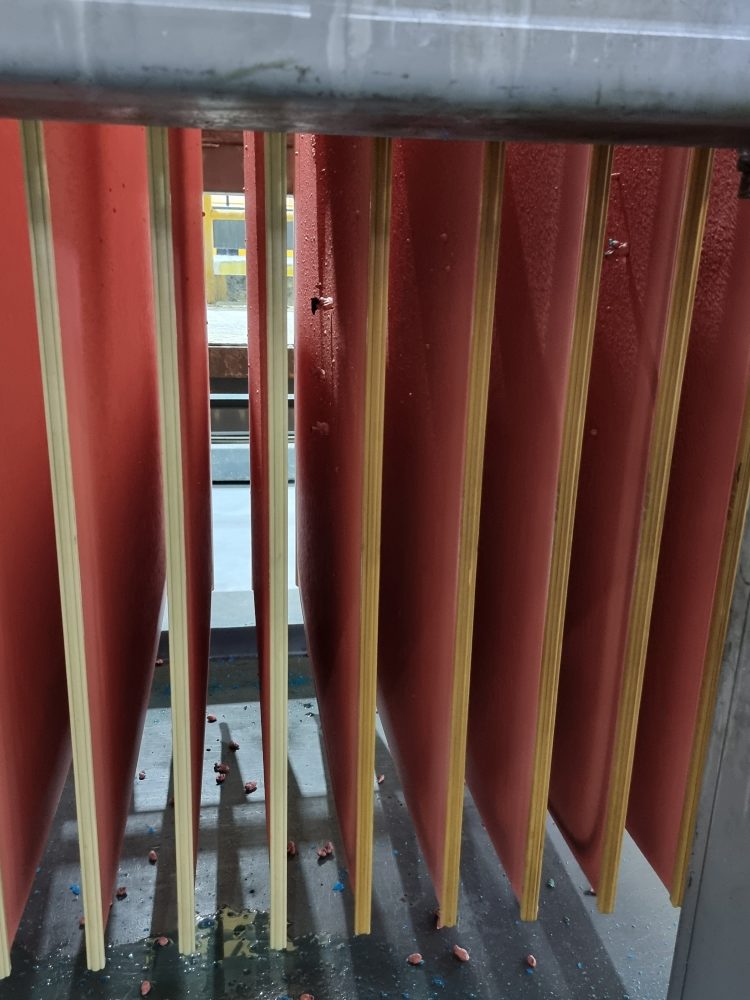
#> input picture DataSet/Image/1.jpg, 3000 x 4000 px (shown at 1/4 size); its folder holds only this picture in this run
$ python main.py
#> lines starting #> are read from the running program, lines starting #| are printed output that depends on the picture
### ListenMonitorClick.py
import cv2

class ClickMonitor:
    def __init__(self, image_path):
        self.image_path = image_path
        self.points = []
        self.undo_points = []
        self.window_name = 'ClickMonitor'

    # [10 lines left out: function _on_mouse_click, not called in this run]

    def start(self):
        # 加载图像并缩小到适合屏幕大小
        image = cv2.imread(self.image_path)
#> image is the input picture: shape (4000, 3000, 3); mean B, G, R 70.8, 76.2, 104.7
        height, width, _ = image.shape
#> height = 4000; width = 3000
        max_size = 800  # 设定最大大小为800x800
        if height > max_size or width > max_size:
            scale = min(max_size / height, max_size / width)
#> scale = 0.2
            image = cv2.resize(image, None, fx=scale, fy=scale)
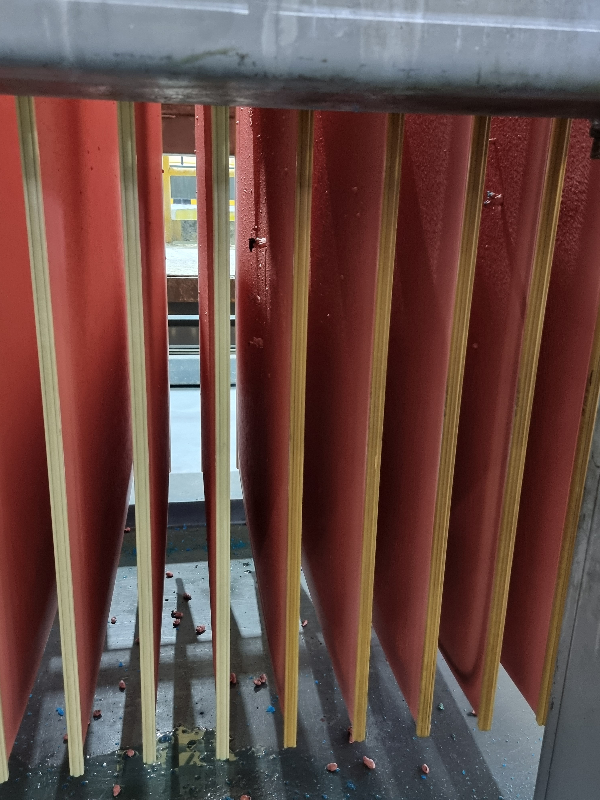
#> image: shape (800, 600, 3); mean B, G, R 70.8, 76.2, 104.7
        else:
            scale = 1.0

        # 创建窗口并绑定鼠标事件
        cv2.namedWindow(self.window_name)
        cv2.setMouseCallback(self.window_name, self._on_mouse_click)
        # 显示图像
        while True:
            # 在图像上绘制已选择的点
            for point in self.points:
                cv2.circle(image, point, 2, (0, 0, 255), -1)

            # 在图像上绘制最后一个已撤销的点
            if self.undo_points:
                cv2.circle(image, self.undo_points[-1], 2, (255, 0, 0), -1)

            # 显示图像
            cv2.imshow(self.window_name, image)

            # 按下 s 键保存并退出
            key = cv2.waitKey(1) & 0xFF
#> (key Esc is pressed here)
            if key == ord('s'):
                # 转换坐标点为原始图像中的坐标点
                if scale != 1.0:
                    self.points = [(int(x / scale), int(y / scale)) for x, y in self.points]
                print(f'Selected points: {self.points}')
                cv2.destroyAllWindows()
                return self.points

            # 按下 ESC 键退出
            if key == 27:
                cv2.destroyAllWindows()
                return None

### segImageProcess.py
# -*- coding: utf-8 -*-
import re
import sys

import cv2
import numpy as np

from segment_anything import sam_model_registry, SamPredictor

sys.path.append("..")


class samImageManager:
    def __init__(self, imgPath, fileName, maskPots, maskPath):
        self._imgPath = imgPath
        self._fileName = fileName
        self._maskPots = maskPots
        self._maskPath = maskPath
        self._new_filename = re.sub(r'\.(jpg|jpeg|png|bmp|gif)$', '', self._fileName)
        self._maskList = []
        self._count = 1
        self._modelPath = "./models/sam_vit_b_01ec64.pth"
        self._modelType = "vit_b"
        self._device = "cuda"

    # [18 lines left out: function _segmentImg, not called in this run]

    def inference(self):
        # 遍历maskPots逐点生成mask,并将多个点位生成的mask融到一张图内
#> (the run stopped early here; a loop or call above may not have finished)

$ run again, on DataSet/Image/5.jpg
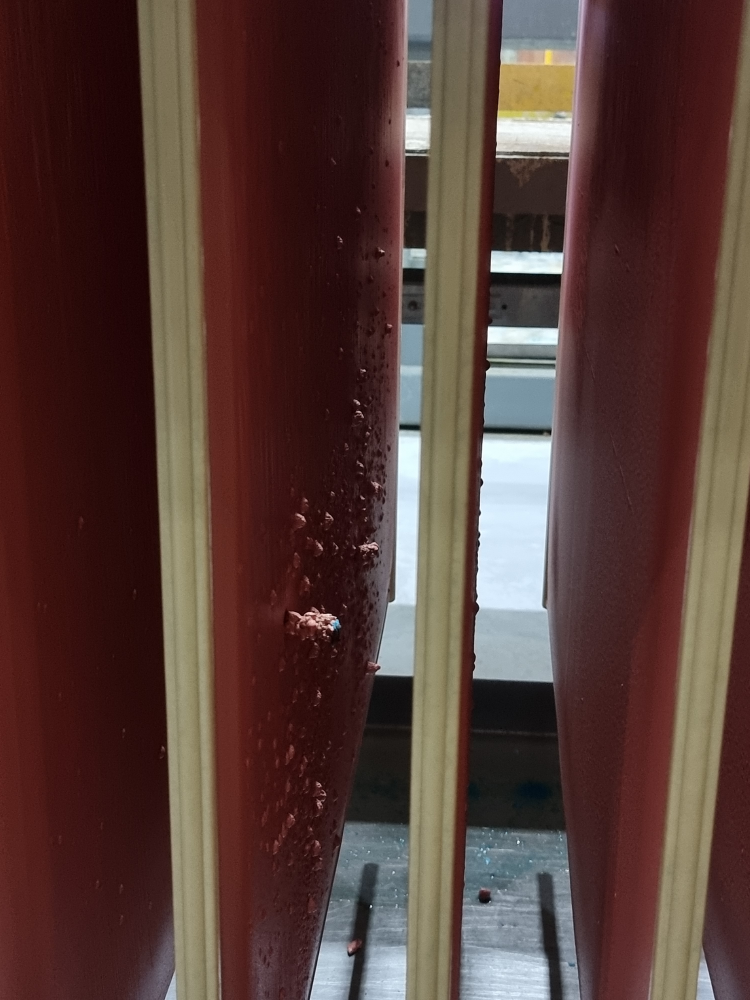
#> input picture DataSet/Image/5.jpg, 3000 x 4000 px (shown at 1/4 size)
#> in start, image is the input picture: shape (4000, 3000, 3); mean B, G, R 55.8, 61.3, 85.8
#> in start, `image = cv2.resize(image, None, fx=scale, fy=scale)`:
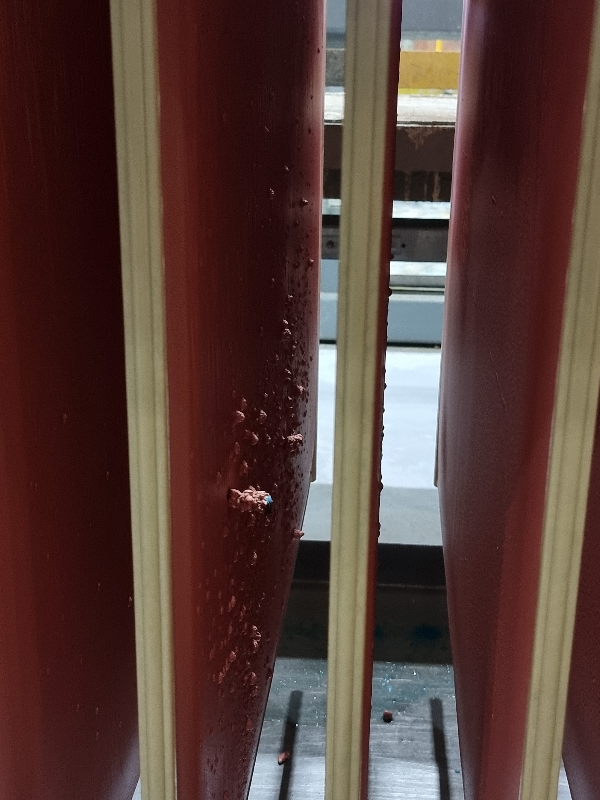
#> image: shape (800, 600, 3); mean B, G, R 55.8, 61.3, 85.8

$ run again, on DataSet/Image/2.jpg
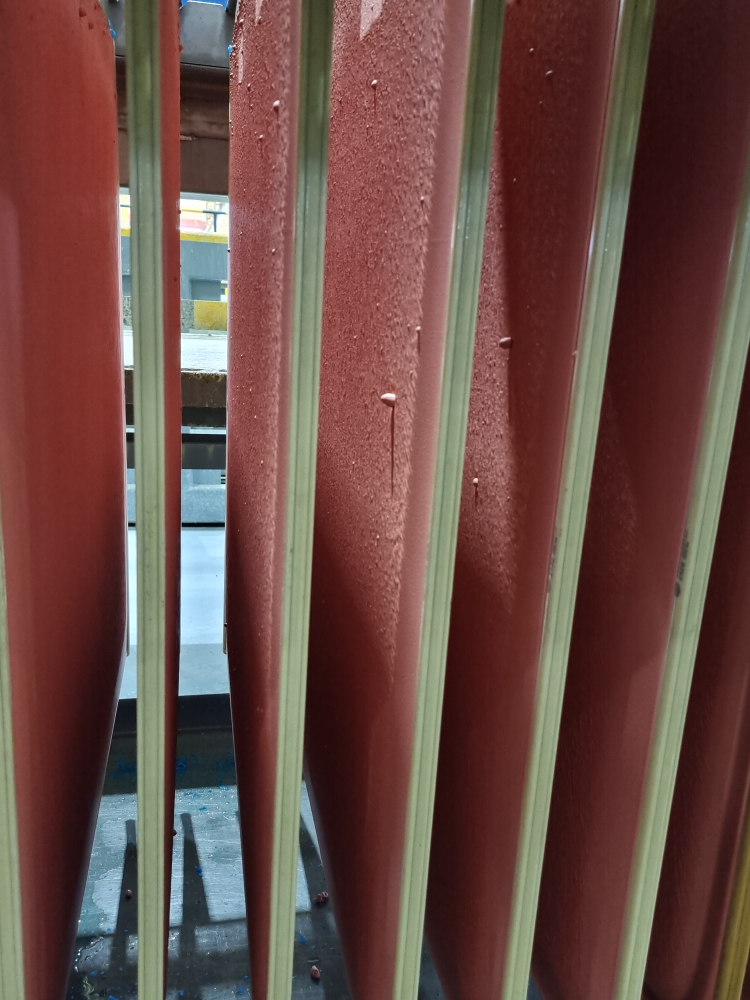
#> input picture DataSet/Image/2.jpg, 3000 x 4000 px (shown at 1/4 size)
#> in start, image is the input picture: shape (4000, 3000, 3); mean B, G, R 68.8, 75.2, 106.2
#> in start, `image = cv2.resize(image, None, fx=scale, fy=scale)`:
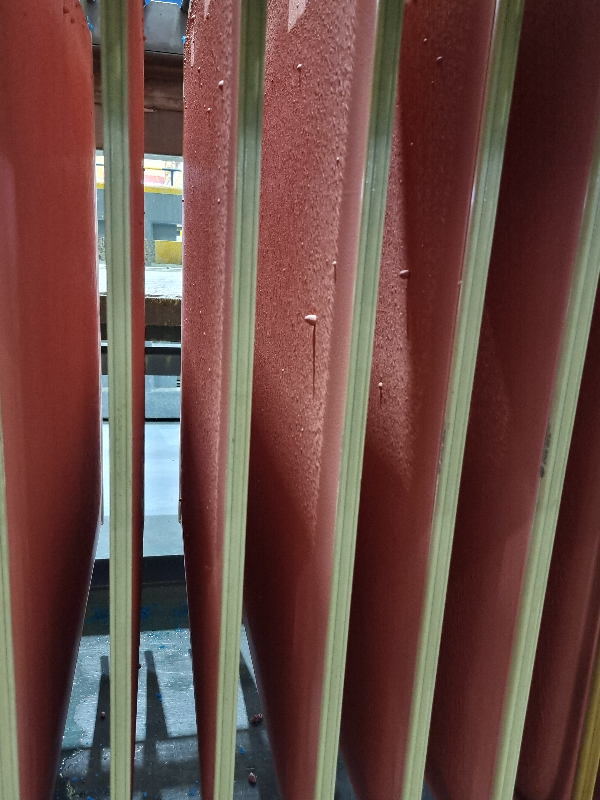
#> image: shape (800, 600, 3); mean B, G, R 68.8, 75.2, 106.1

$ run again, on DataSet/Image/3.jpg
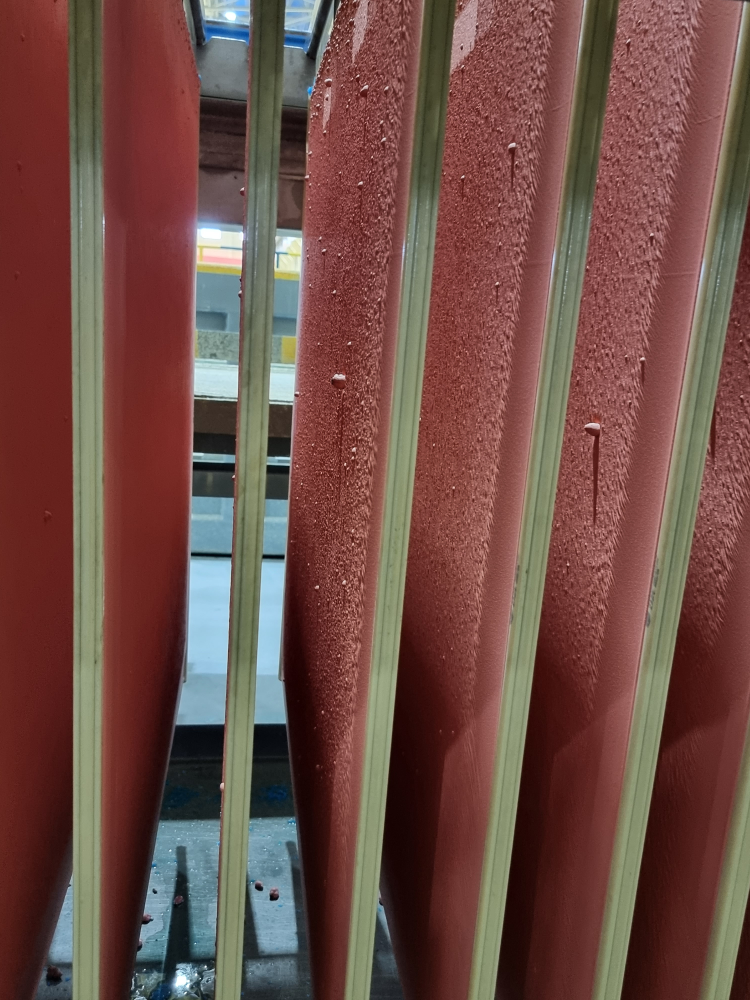
#> input picture DataSet/Image/3.jpg, 3000 x 4000 px (shown at 1/4 size)
#> in start, image is the input picture: shape (4000, 3000, 3); mean B, G, R 70.4, 77.6, 111.4
#> in start, `image = cv2.resize(image, None, fx=scale, fy=scale)`:
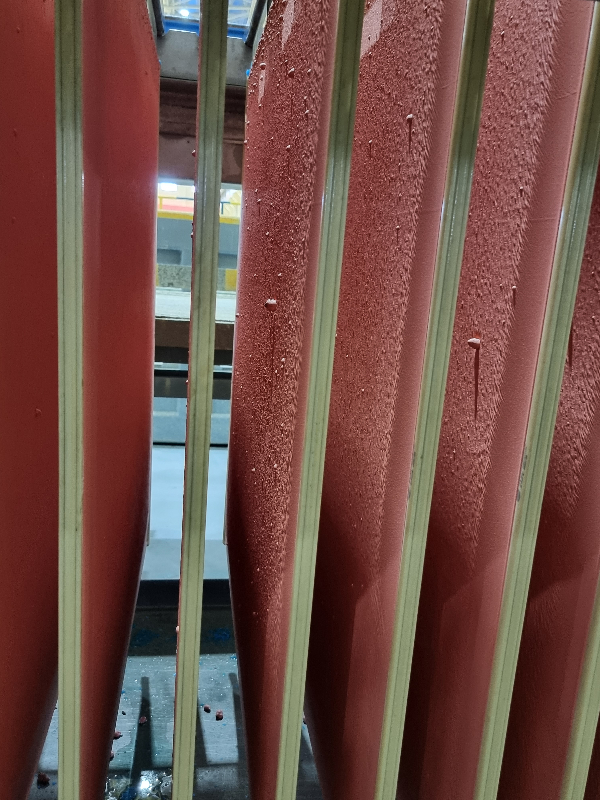
#> image: shape (800, 600, 3); mean B, G, R 70.4, 77.6, 111.4

$ run again, on DataSet/Image/4.jpg
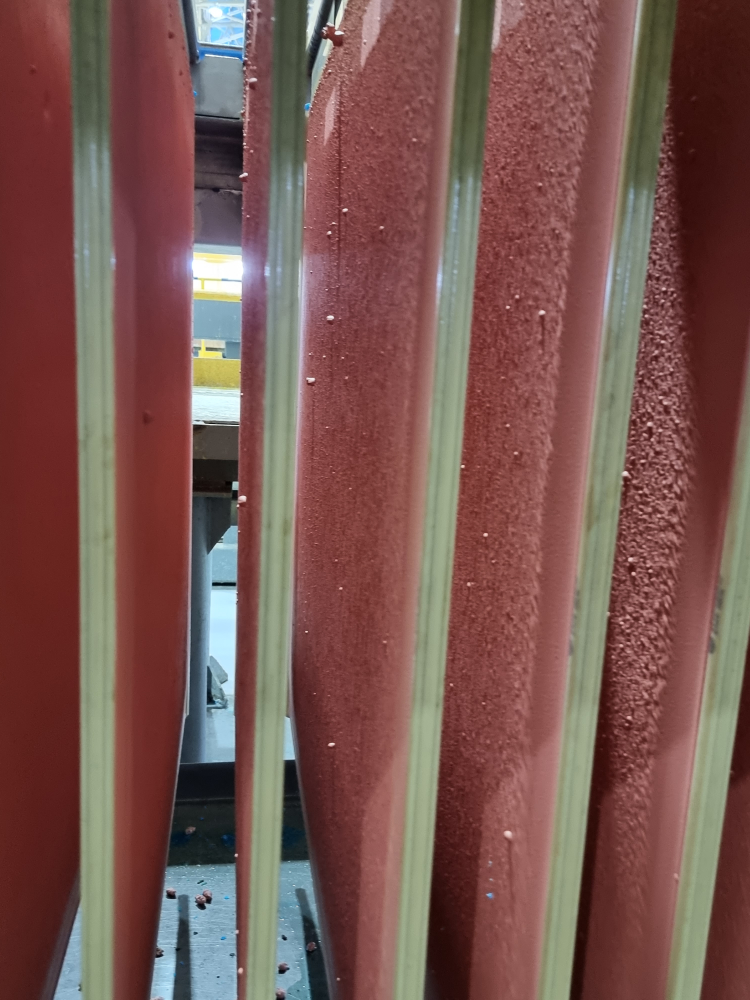
#> input picture DataSet/Image/4.jpg, 3000 x 4000 px (shown at 1/4 size)
#> in start, image is the input picture: shape (4000, 3000, 3); mean B, G, R 80.5, 86, 121
#> in start, `image = cv2.resize(image, None, fx=scale, fy=scale)`:
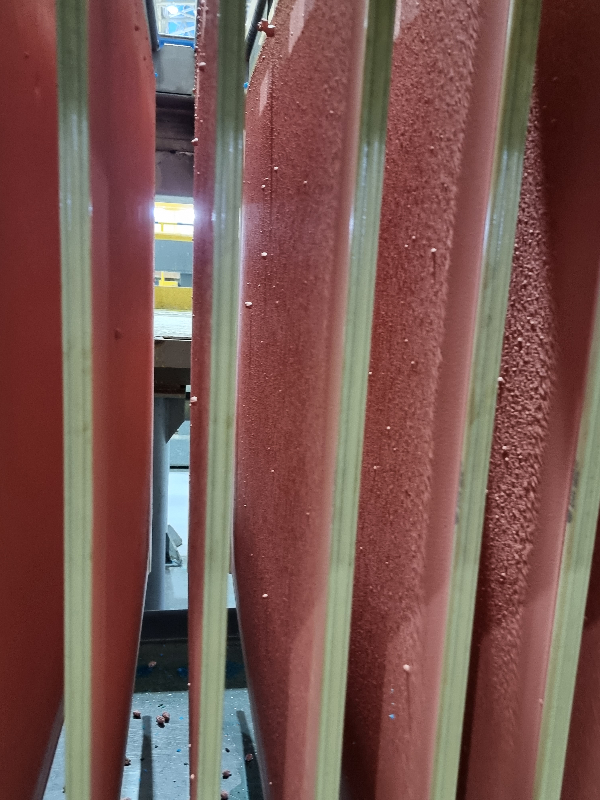
#> image: shape (800, 600, 3); mean B, G, R 80.5, 86, 121
